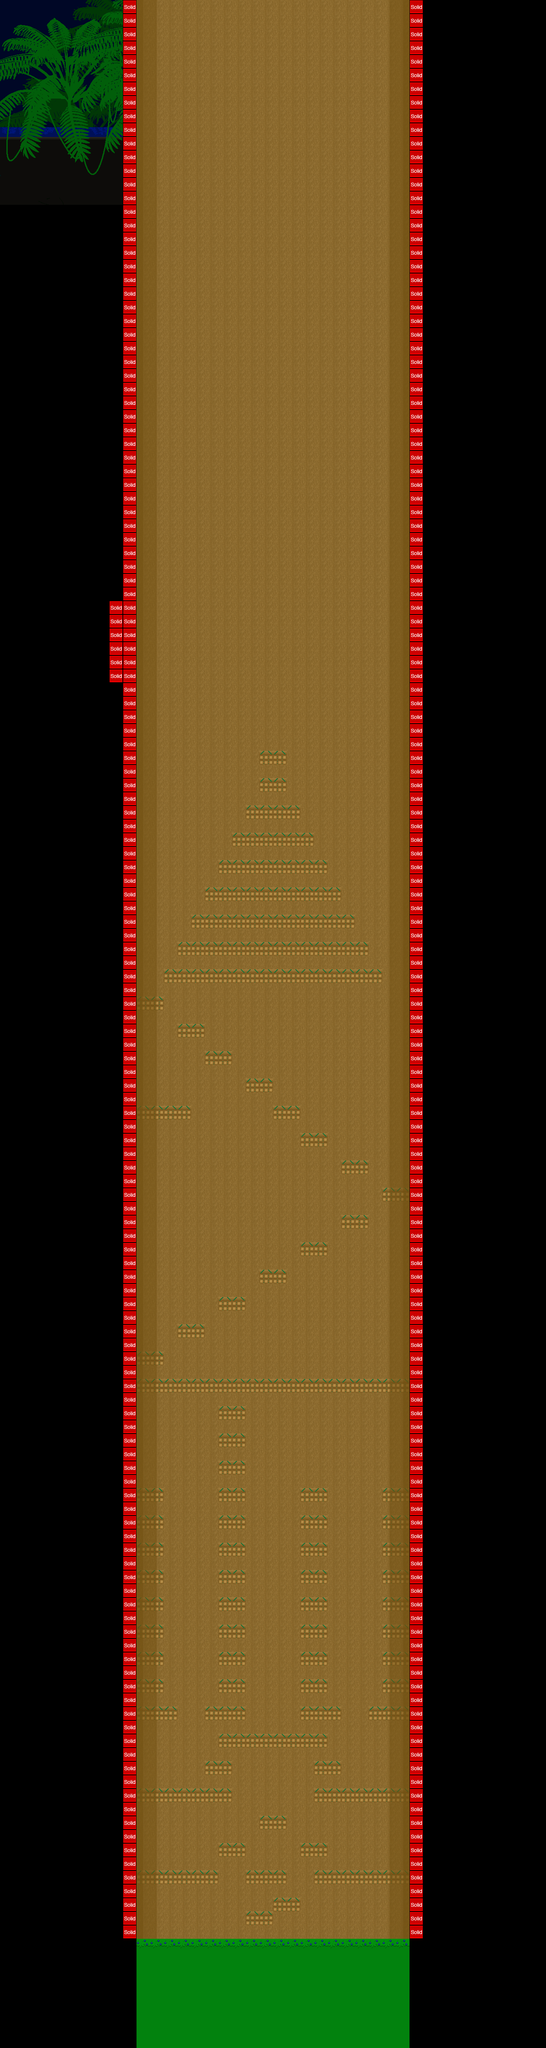

A 2D game scene composited from a Tiled map and its tileset images. What follows is a short description and the map's XML, with each tile layer's data collapsed to a summary:
An orthogonal 40x150 tile map with 32x32 px tiles, 4 tile layers (Collision, background, front, shading), 2 tilesets, 1 image layer and 8 objects (4x pixie, player, royal-jelly-item, more-energy-item, warp-tile).

<map version="1.0" orientation="orthogonal" width="40" height="150" tilewidth="32" tileheight="32">
 <tileset firstgid="1" name="metatiles" tilewidth="32" tileheight="32">
  <image source="stage-metatiles/metatiles32x32.png" trans="e3c0e2" width="320" height="32" />
  <tile id="0">
   <properties>
    <property name="type" value="solid" />
   </properties>
  </tile>
  <tile id="1">
   <properties>
    <property name="type" value="platform" />
   </properties>
  </tile>
  <tile id="7">
   <properties>
    <property name="type" value="rotate-left" />
   </properties>
  </tile>
  <tile id="8">
   <properties>
    <property name="type" value="rotate-right" />
   </properties>
  </tile>
 </tileset>
 <tileset firstgid="11" name="tiles" tilewidth="32" tileheight="32">
  <image source="stage-2/tiles/jungle-tilesheet.png" trans="e3c0e2" width="640" height="480" />
 </tileset>
 <imagelayer name="bg" width="40" height="150">
  <image source="stage-2/tiles/junglebg-1.png" />
  <properties>
   <property name="ratio" value=".01" />
  </properties>
 </imagelayer>
 <layer name="Collision" width="40" height="150">
  <data>[6000 cells, 702 non-empty, 2 distinct tile ids]</data>
 </layer>
 <layer name="background" width="40" height="150">
  <data>[6000 cells, 2840 non-empty, 1 distinct tile ids]</data>
 </layer>
 <layer name="front" width="40" height="150">
  <data>[6000 cells, 421 non-empty, 4 distinct tile ids]</data>
 </layer>
 <layer name="shading" width="40" height="150">
  <data>[6000 cells, 568 non-empty, 4 distinct tile ids]</data>
 </layer>
 <objectgroup name="Entities" width="40" height="150">
  <object name="player" x="480" y="4504" width="40" height="40">
   <properties>
    <property name="name" value="player" />
   </properties>
  </object>
  <object name="royal-jelly-item" x="352" y="2560" width="32" height="32">
   <properties>
    <property name="name" value="royal-jelly-item" />
   </properties>
  </object>
  <object name="pixie" x="834" y="4288" width="64" height="96">
   <properties>
    <property name="name" value="pixie" />
   </properties>
  </object>
  <object name="pixie" x="671" y="3965" width="64" height="96">
   <properties>
    <property name="name" value="pixie" />
   </properties>
  </object>
  <object name="pixie" x="832" y="3123" width="64" height="96">
   <properties>
    <property name="name" value="pixie" />
   </properties>
  </object>
  <object name="pixie" x="758" y="2106" width="64" height="96">
   <properties>
    <property name="name" value="pixie" />
   </properties>
  </object>
  <object name="more-energy-item" x="896" y="3456" width="32" height="32">
   <properties>
    <property name="name" value="more-energy-item" />
   </properties>
  </object>
  <object name="warp-tile" x="319" y="1342" width="642" height="412">
   <properties>
    <property name="name" value="warp-tile" />
   </properties>
  </object>
 </objectgroup>
</map>